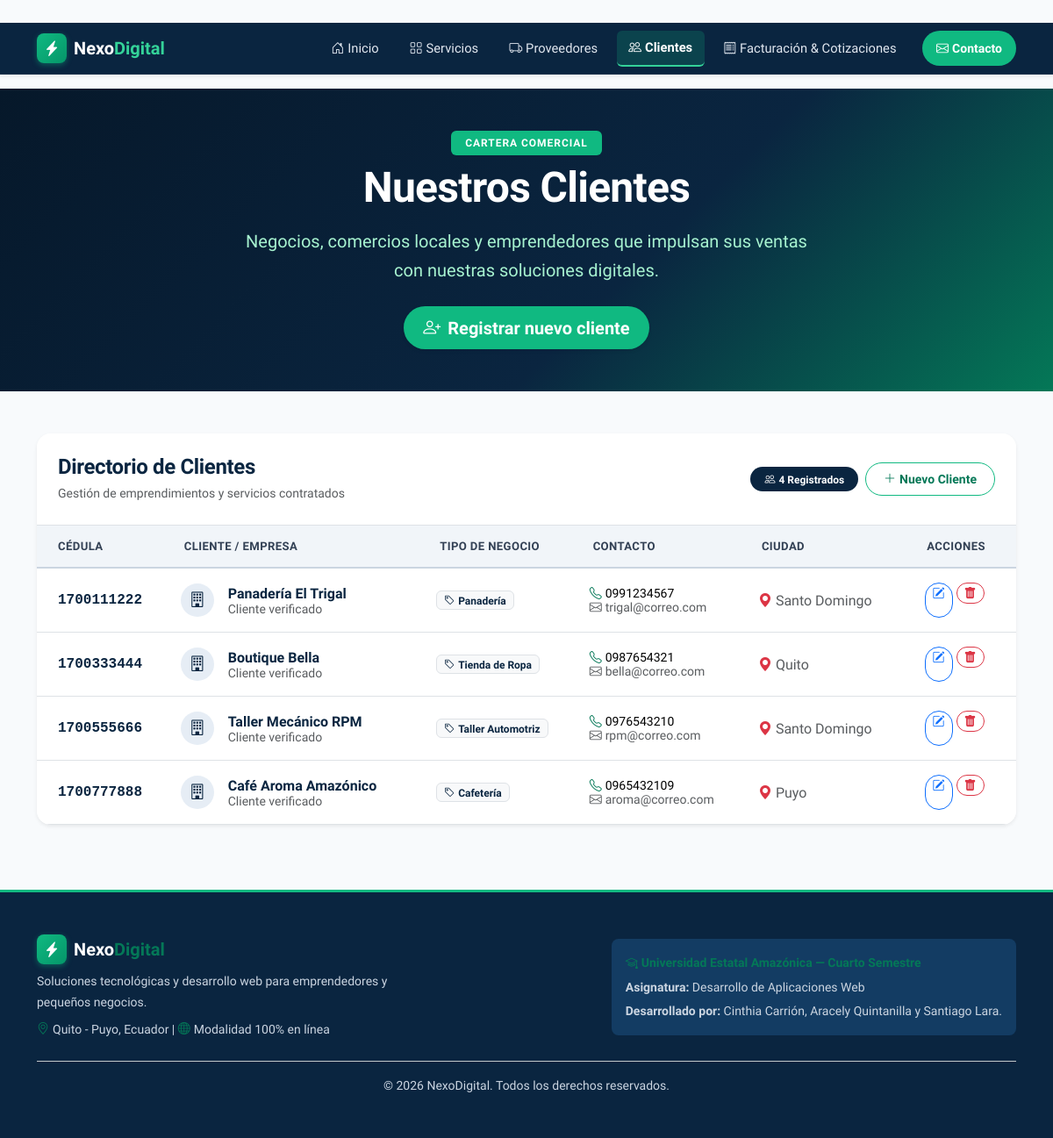
Screenshot of /clientes with the database file from the repository.
### tables this page shows
CREATE TABLE clientes (
            cedula TEXT PRIMARY KEY,
            nombre TEXT NOT NULL,
            telefono TEXT NOT NULL,
            correo TEXT NOT NULL,
            tipo_negocio_id INTEGER,
            ciudad TEXT NOT NULL,
            FOREIGN KEY (tipo_negocio_id) REFERENCES tipos_negocio (id)
        );

CREATE TABLE tipos_negocio (
            id INTEGER PRIMARY KEY AUTOINCREMENT,
            nombre TEXT NOT NULL UNIQUE
        );

### app.py (the view)
@app.route('/clientes')
def clientes():
    conn = db.get_connection()
    lista_clientes = conn.execute('''
        SELECT c.*, t.nombre AS negocio_nombre
        FROM clientes c
        JOIN tipos_negocio t ON c.tipo_negocio_id = t.id
    ''').fetchall()
    conn.close()
    return render_template('clientes.html', clientes=lista_clientes)

### db.py (called while the page is built)
def get_connection():
    os.makedirs(DATA_DIR, exist_ok=True)
    conn = sqlite3.connect(DB_PATH)
    conn.row_factory = sqlite3.Row       # permite leer filas como fila['nombre']
    conn.execute('PRAGMA foreign_keys = ON')  # SQLite exige activar las FK en cada conexión
    return conn

### templates/clientes.html (shortened to what this page needs)
﻿{% extends "base.html" %}
{% block content %}
<section class="page-header py-5 text-white">
    <div class="container text-center">
        <span class="badge bg-emerald mb-2 px-3 py-2 text-uppercase fw-semibold tracking-wider">Cartera Comercial</span>
        <h1 class="display-5 fw-bold mb-3">Nuestros Clientes</h1>
        <p class="lead text-light-emerald mx-auto mb-4" style="max-width: 650px;">
            Negocios, comercios locales y emprendedores que impulsan sus ventas con nuestras soluciones digitales.
        </p>
        <div>
            <a href="{{ url_for('nuevo_cliente') }}" class="btn btn-verde btn-lg shadow-sm">
                <i class="bi bi-person-plus me-2"></i>Registrar nuevo cliente
            </a>
        </div>
    </div>
</section>
<section class="py-5">
    <div class="container">
        <div class="card shadow-sm border-0 rounded-4 overflow-hidden">
            <div class="card-header bg-white p-4 border-bottom d-flex justify-content-between align-items-center flex-wrap gap-2">
                <div>
                    <h2 class="h4 fw-bold text-navy mb-1">Directorio de Clientes</h2>
                    <p class="text-muted small mb-0">Gestión de emprendimientos y servicios contratados</p>
                </div>
                <div class="d-flex align-items-center gap-2">
                    <span class="badge bg-navy text-white px-3 py-2 rounded-pill">
                        <i class="bi bi-people me-1"></i>{{ clientes|length }} Registrados
                    </span>
                    <a href="{{ url_for('nuevo_cliente') }}" class="btn btn-outline-brand btn-sm">
                        <i class="bi bi-plus-lg me-1"></i>Nuevo Cliente
                    </a>
                </div>
            </div>
            <div class="card-body p-0">
                {% if clientes %}
                <div class="table-responsive">
                    <table class="table table-hover align-middle mb-0 custom-table">
                        <thead class="table-navy text-white">
                            <tr>
                                <th class="ps-4 py-3">Cédula</th>
                                <th class="py-3">Cliente / Empresa</th>
                                <th class="py-3">Tipo de Negocio</th>
                                <th class="py-3">Contacto</th>
                                <th class="py-3">Ciudad</th>
                                <th class="py-3 text-center pe-4">Acciones</th>
                            </tr>
                        </thead>
                        <tbody>
                            {% for cliente in clientes %}
                            <tr>
                                <td class="ps-4 py-3">
                                    <span class="fw-bold text-navy font-monospace">{{ cliente.cedula }}</span>
                                </td>
                                <td class="py-3">
                                    <div class="d-flex align-items-center gap-3">
                                        <div class="avatar-circle">
                                            <i class="bi bi-building"></i>
                                        </div>
                                        <div>
                                            <span class="fw-bold text-navy d-block">{{ cliente.nombre }}</span>
                                            <small class="text-muted">Cliente verificado</small>
                                        </div>
                                    </div>
                                </td>
                                <td class="py-3">
                                    <span class="badge bg-light text-navy border px-2 py-1">
                                        <i class="bi bi-tag me-1"></i>{{ cliente.negocio_nombre }}
                                    </span>
                                </td>
                                <td class="py-3">
                                    <span class="d-block small"><i class="bi bi-telephone text-emerald me-1"></i>{{ cliente.telefono }}</span>
                                    <span class="d-block small text-muted"><i class="bi bi-envelope me-1"></i>{{ cliente.correo }}</span>
                                </td>
                                <td class="py-3">
                                    <span class="text-muted">
                                        <i class="bi bi-geo-alt-fill text-danger me-1"></i>{{ cliente.ciudad }}
                                    </span>
                                </td>
                                <td class="py-3 text-center pe-4">
                                    <div class="d-inline-flex gap-1">
                                        <a href="{{ url_for('editar_cliente', cedula=cliente.cedula) }}" class="btn btn-outline-primary btn-sm rounded-pill" title="Editar cliente">
                                            <i class="bi bi-pencil-square"></i>
                                        </a>
                                        <form method="POST" action="{{ url_for('eliminar_cliente', cedula=cliente.cedula) }}" onsubmit="return confirm('¿Estás seguro de que deseas eliminar a «{{ cliente.nombre }}»?');" class="d-inline">
                                            <button type="submit" class="btn btn-outline-danger btn-sm rounded-pill" title="Eliminar cliente">
                                                <i class="bi bi-trash-fill"></i>
                                            </button>
                                        </form>
                                    </div>
                                </td>
                            </tr>
                            {% endfor %}
                        </tbody>
                    </table>
                </div>
                {% endif %}
            </div>
        </div>
    </div>
</section>
{% endblock %}

### static/css/estilo.css (style rules this page uses)
:root { --navy: #0A2540; --navy-dark: #06182a; --navy-light: #133c63; --navy-subtle: #e6edf5; --emerald: #10b981; --emerald-dark: #047857; --emerald-subtle: #d1fae5; --emerald-text: #065f46; --mint-bright: #34d399; --amber: #f59e0b; --amber-subtle: #fef3c7; --amber-text: #92400e; --rose: #ef4444; --rose-subtle: #fee2e2; --rose-text: #991b1b; --bg-body: #f8fafc; --bg-card: #ffffff; --text-heading: #0f172a; --text-body: #334155; --text-muted: #475569; --border-color: #e2e8f0; --radius-sm: 8px; --radius-md: 12px; --radius-lg: 18px; --shadow-sm: 0 2px 6px rgba(15, 23, 42, 0.04); --shadow-md: 0 4px 16px rgba(15, 23, 42, 0.06); --shadow-hover: 0 10px 24px rgba(15, 23, 42, 0.10); }
body { font-family: 'Plus Jakarta Sans', -apple-system, BlinkMacSystemFont, 'Segoe UI', Roboto, sans-serif; background-color: var(--bg-body); color: var(--text-body); line-height: 1.65; -webkit-font-smoothing: antialiased; }
h1, h2, h3, h4, h5, h6 { color: var(--text-heading); font-weight: 700; letter-spacing: -0.015em; }
.bg-navy { background-color: var(--navy) !important; }
.bg-emerald { background-color: var(--emerald) !important; color: #ffffff !important; }
.text-navy { color: var(--navy) !important; }
.text-emerald { color: var(--emerald-dark) !important; }
.text-light-emerald { color: #a7f3d0 !important; }
.tracking-wider { letter-spacing: 0.08em; }
.hero-section, .page-header { background: linear-gradient(135deg, #06182a 0%, #0A2540 60%, #047857 100%); position: relative; overflow: hidden; }
.hero-section h1, .page-header h1 { color: #ffffff !important; }
.btn-verde { background-color: var(--emerald); color: #ffffff !important; border-radius: 50px; border: none; font-weight: 600; padding: 0.6rem 1.4rem; transition: all 0.2s ease; }
.btn-outline-brand { border: 1.5px solid var(--emerald); color: var(--emerald-dark); font-weight: 600; border-radius: 50px; padding: 0.45rem 1.25rem; background-color: #ffffff; transition: all 0.2s ease; }
.card { border-radius: var(--radius-md); background-color: var(--bg-card); border: 1px solid var(--border-color); box-shadow: var(--shadow-sm); transition: transform 0.2s ease, box-shadow 0.2s ease; }
.avatar-circle { width: 38px; height: 38px; border-radius: 50%; background-color: var(--navy-subtle); color: var(--navy); display: inline-flex; align-items: center; justify-content: center; font-size: 1.1rem; }
.custom-table thead th { background-color: #f1f5f9; color: #334155; font-weight: 700; border-bottom: 2px solid #cbd5e1; font-size: 0.82rem; text-transform: uppercase; letter-spacing: 0.03em; padding: 0.85rem 0.75rem; }
.custom-table tbody tr { transition: background-color 0.15s ease; }

### rows the page displays
clientes: cedula "1700111222", nombre "Panadería El Trigal", negocio_nombre "Panadería", telefono "0991234567", correo "trigal@correo.com", ciudad "Santo Domingo"
clientes: cedula "1700333444", nombre "Boutique Bella", negocio_nombre "Tienda de Ropa", telefono "0987654321", correo "bella@correo.com", ciudad "Quito"
clientes: cedula "1700555666", nombre "Taller Mecánico RPM", negocio_nombre "Taller Automotriz", telefono "0976543210", correo "rpm@correo.com", ciudad "Santo Domingo"
clientes: cedula "1700777888", nombre "Café Aroma Amazónico", negocio_nombre "Cafetería", telefono "0965432109", correo "aroma@correo.com", ciudad "Puyo"

### other values shown
{{ clientes|length }} "4"
